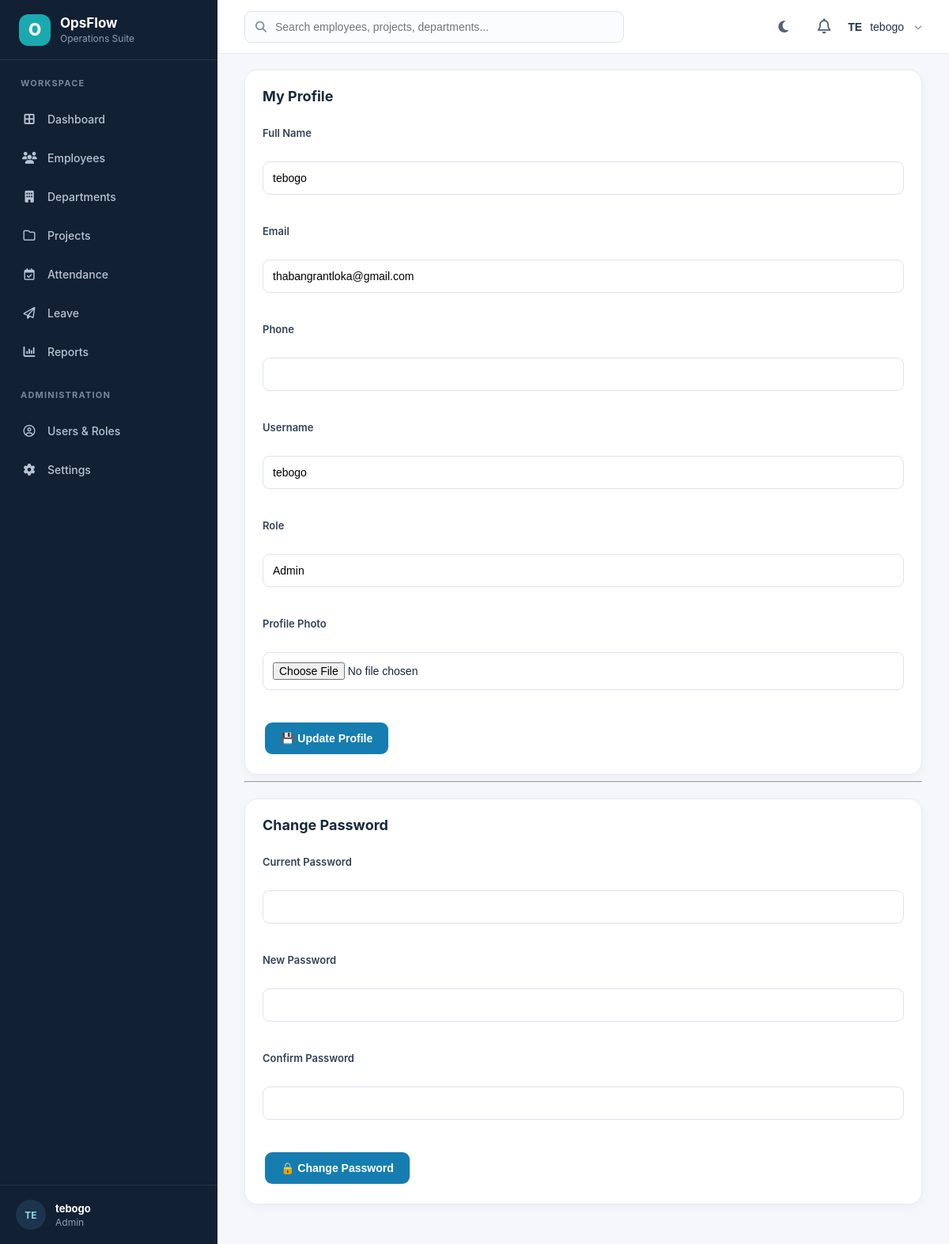
The page /Profile/index.php (signed in) on the database its author committed.
### tables this page shows
CREATE TABLE `users` (
  `id` int(11) NOT NULL,
  `fullname` varchar(100) NOT NULL,
  `username` varchar(50) NOT NULL,
  `email` varchar(100) NOT NULL,
  `phone` varchar(30) DEFAULT NULL,
  `photo` varchar(255) DEFAULT NULL,
  `password` varchar(255) NOT NULL,
  `role` enum('Admin','Manager','Employee') DEFAULT 'Employee',
  `status` enum('Active','Inactive') NOT NULL DEFAULT 'Active',
  `created_at` timestamp NOT NULL DEFAULT current_timestamp(),
  `employee_id` int(11) DEFAULT NULL
);

### Profile/index.php (the view, shortened to what this page needs)
<?php
require_once("../config/DataBase.php");
$user_id = $_SESSION["user_id"];
$stmt = $conn->prepare("SELECT * FROM users WHERE id = ?");
$stmt->bind_param("i", $user_id);
$stmt->execute();
$result = $stmt->get_result();
$user = $result->fetch_assoc();
?>
<!DOCTYPE html>
<html lang="en">
<head>
<link rel="stylesheet" href="../Assets/CSS/style.css">
<link rel="stylesheet" href="../Assets/CSS/dashboard.css">
</head>
<body>
<div class="dashboard">
<?php include("../Includes/sidebar.php"); ?>
<div class="main-content">
<?php include("../Includes/header.php"); ?>
<div class="recent">
<h2>My Profile</h2>
<br>
<form action="update.php" method="POST" enctype="multipart/form-data">
<label>Full Name</label><br>
<input
type="text"
name="fullname"
value="<?php echo htmlspecialchars($user['fullname'] ?? ''); ?>"
required>
<br><br>
<label>Email</label><br>
<input
type="email"
name="email"
value="<?php echo htmlspecialchars($user['email'] ?? ''); ?>"
required>
<br><br>
<label>Phone</label><br>
<input
type="text"
name="phone"
value="<?php echo htmlspecialchars($user['phone'] ?? ''); ?>">
<br><br>
<label>Username</label><br>
<input
type="text"
value="<?php echo htmlspecialchars($user['username'] ?? ''); ?>"
readonly>
<br><br>
<label>Role</label><br>
<input
type="text"
value="<?php echo htmlspecialchars($user['role'] ?? ''); ?>"
readonly>
<br><br>
<label>Profile Photo</label><br>
<input
type="file"
name="photo"
accept="image/*">
<br><br>
<button type="submit" class="btn btn-primary">
💾 Update Profile
</button>
</form>
</div>
<hr>
<div class="recent">
<h2>Change Password</h2>
<br>
<form action="change_password.php" method="POST">
<label>Current Password</label><br>
<input
type="password"
name="current_password"
required>
<br><br>
<label>New Password</label><br>
<input
type="password"
name="new_password"
required>
<br><br>
<label>Confirm Password</label><br>
<input
type="password"
name="confirm_password"
required>
<br><br>
<button type="submit" class="btn btn-primary">
🔒 Change Password
</button>
</form>
</div>
</div>
</div>
</body>
</html>

### Assets/CSS/style.css (style rules this page uses)
* { box-sizing:border-box }
html,body { margin:0;padding:0 }
body { font-family:Inter,ui-sans-serif,system-ui,-apple-system,BlinkMacSystemFont,"Segoe UI",sans-serif;color:#17263a;background:#f5f7fb }

### Assets/CSS/dashboard.css (style rules this page uses)
.dashboard { min-height:100vh;background:#f5f7fb }
.main-content { margin-left:275px;min-height:100vh;padding:0 34px 50px }
.recent { margin-top:20px;background:#fff;border:1px solid #e6ebf1;border-radius:16px;padding:22px;box-shadow:0 4px 12px rgba(21,42,64,.04) }
.recent h2 { color:#18283b;font-size:18px;margin:0 0 8px }
.btn { display:inline-flex;align-items:center;justify-content:center;gap:7px;padding:10px 15px;border-radius:9px;text-decoration:none;font-weight:600;font-size:13px;margin:3px;border:0;cursor:pointer }
.btn-primary { background:#167db0;color:#fff }
.recent form { max-width:820px }
.recent label { display:block;font-weight:600;margin-bottom:8px;color:#334155;font-size:13px }
.recent input,.recent textarea,.recent select { width:100%;padding:12px;border:1px solid #dce3ec;border-radius:9px;font-size:14px;margin-bottom:18px;box-sizing:border-box;outline:none;background:#fff }
.recent button { background:#167db0;color:#fff;border:0;padding:12px 20px;border-radius:9px;cursor:pointer;font-size:14px;font-weight:600 }

### rows shown on the page
users: fullname "tebogo", email "thabangrantloka@gmail.com", username "tebogo", role "Admin"

### other values the page prints
substr($_SESSION["fullname"] ?? "U", 0, 2) "TE"
$_SESSION["fullname"] "tebogo"
$role "Admin"
